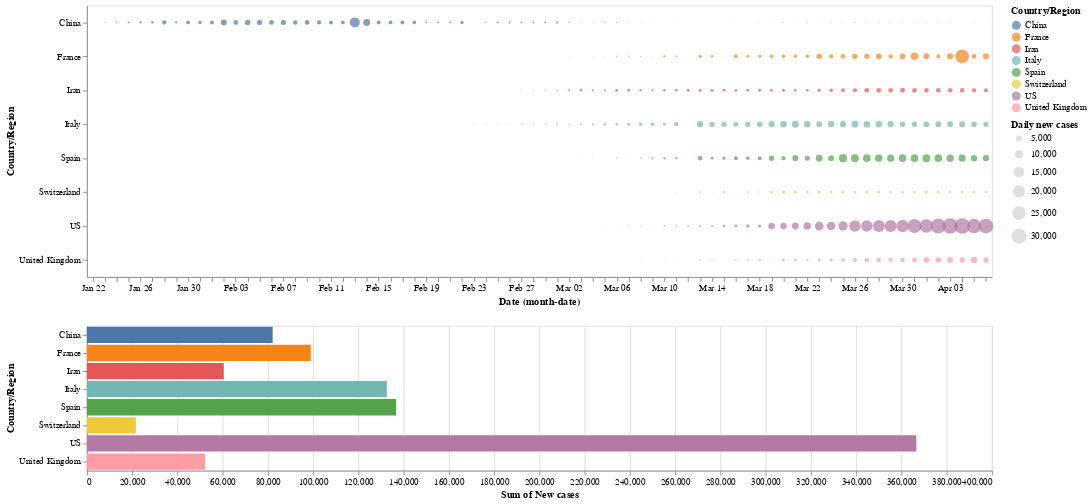

The notebook cell this image was saved under:
### Code cell
circle & bars

### Figure 1 — Vega-Lite specification as saved in the notebook (floating-point values rounded to 4 significant figures; data arrays with more than 128 entries replaced by an {"elided": "..."} marker saying what was removed)
{"config": {"view": {"continuousWidth": 400, "continuousHeight": 300}}, "vconcat": [{"mark": "circle", "encoding": {"color": {"condition": {"type": "nominal", "field": "Country/Region", "selection": "selector001"}, "value": "lightgray"}, "size": {"type": "quantitative", "field": "New cases", "legend": {"title": "Daily new cases"}, "scale": {"range": [0, 300]}}, "x": {"type": "ordinal", "field": "Date", "timeUnit": "monthdate"}, "y": {"type": "nominal", "field": "Country/Region"}}, "height": 300, "selection": {"selector001": {"type": "interval"}}, "width": 1000}, {"mark": "bar", "encoding": {"color": {"type": "nominal", "field": "Country/Region"}, "x": {"type": "quantitative", "aggregate": "sum", "field": "New cases"}, "y": {"type": "nominal", "field": "Country/Region"}}, "transform": [{"filter": {"selection": "selector001"}}], "width": 1000}], "data": {"name": "data-ccd10019114704f940fb72e6ce6bfea7"}, "$schema": "https://vega.github.io/schema/vega-lite/v4.8.1.json", "datasets": {"data-ccd10019114704f940fb72e6ce6bfea7": {"elided": "608 records"}}}
